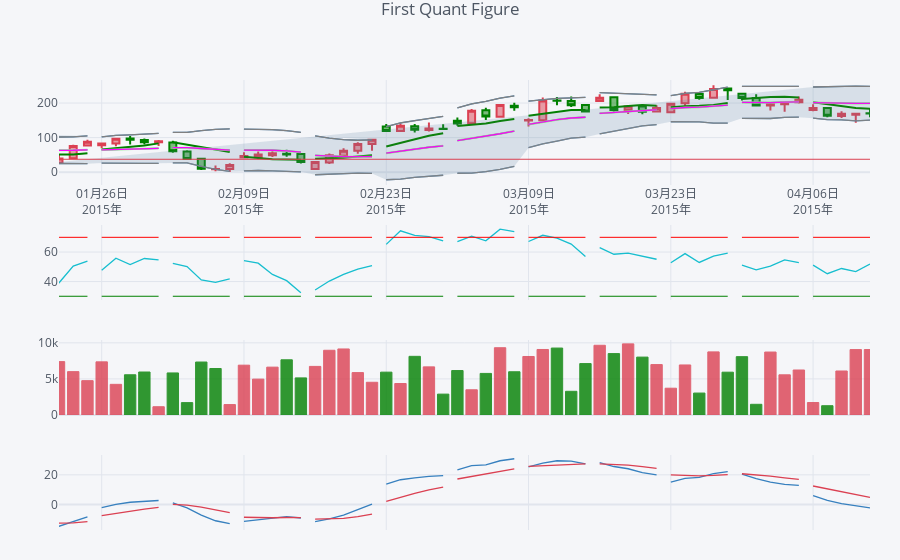

Notebook source saved alongside this figure:
### Code cell
qf.add_resistance('2015-02-10','low')
qf.iplot(showlegend=False, show_range=['2015-01-21','2015-04-10'])
